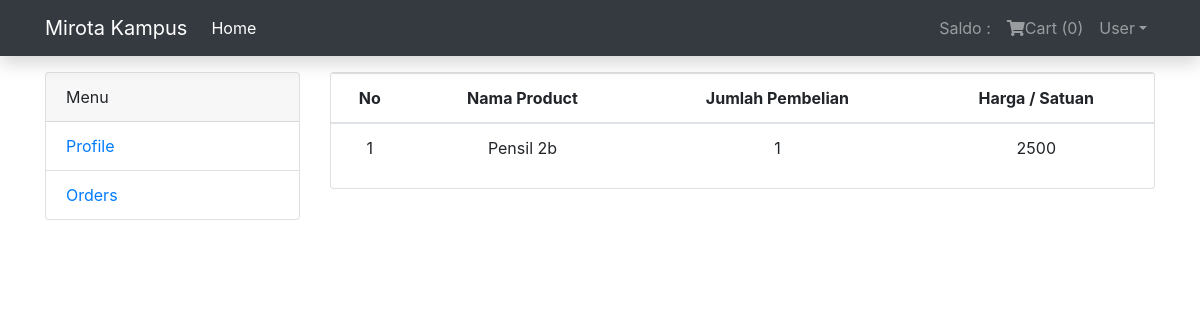
The app's page /order_details.php?id=7 (signed in) with its own data.
### tables this page shows
CREATE TABLE `order_details` (
  `order_id` int(11) NOT NULL,
  `product_id` int(11) NOT NULL,
  `order_quantity` int(11) NOT NULL,
  `order_price` int(11) NOT NULL
);

CREATE TABLE `product` (
  `product_id` int(11) NOT NULL,
  `kategori_id` int(11) NOT NULL,
  `product_name` varchar(30) NOT NULL,
  `product_price` int(11) NOT NULL,
  `product_quantity` int(11) NOT NULL,
  `img` varchar(255) NOT NULL
);

### order_details.php (the view, shortened to what this page needs)
<!doctype html>
<html lang="en">
<head>
    <link href="assets/libs/bootstrap/css/bootstrap.min.css" rel="stylesheet">
    <link rel="stylesheet" href="assets/libs/fontawesome/css/all.min.css">
    <link rel="stylesheet" href="assets/css/app.css">
</head>
<body>
    <?php
    include "template/header.php";
    include "template/query_index.php";
    ?>
    <main role="main" class="container">
        <div class="row">
            <div class="col-md-3">
                <div class="card mb-3">
                    <div class="card-header">
                        Menu
                    </div>
                    <div class="list-group list-group-flush">
                        <li class="list-group-item">
                            <a href="profile.php">Profile</a>
                        </li>
                        <li class="list-group-item">
                            <a href="order.php">Orders</a>
                        </li>
                    </div>
                </div>
            </div>
            <div class="col-md-9">
                <div class="card">
                    <table class="table table-hover bg-white">
                        <thead>
                            <tr align="center">
                                <th>No</th>
                                <th>Nama Product</th>
                                <th>Jumlah Pembelian</th>
                                <th>Harga / Satuan</th>
                            </tr>
                        </thead>
                        <?php
                        $order_id = $_GET['id'];
                        $query2 = mysqli_query($konek, "SELECT o.* , p.product_name FROM order_details o
                                    INNER JOIN product p ON o.product_id = p.product_id WHERE o.order_id = '$order_id' ");
                        $a = 0;
                        while ($data_order_details = mysqli_fetch_array($query2)) {
                            $a++;
                            ?>
                            <tbody>
                                <tr align="center">
                                    <td><?php echo $a ?></td>
                                    <td><?php echo $data_order_details['product_name']; ?></td>
                                    <td><?php echo $data_order_details['order_quantity']; ?></td>
                                    <td><?php echo $data_order_details['order_price']; ?></td>
                                </tr>
                            </tbody>
                        <?php
                        }
                        ?>
                    </table>
                </div>
            </div>
        </div>
    </main>
</body>
</html>

### assets/css/app.css (style rules this page uses)
body { min-height: 75rem; padding-top: 4.5rem; }

### records on screen
order_details: product.product_name "Pensil 2b", order_quantity "1", order_price "2500"
